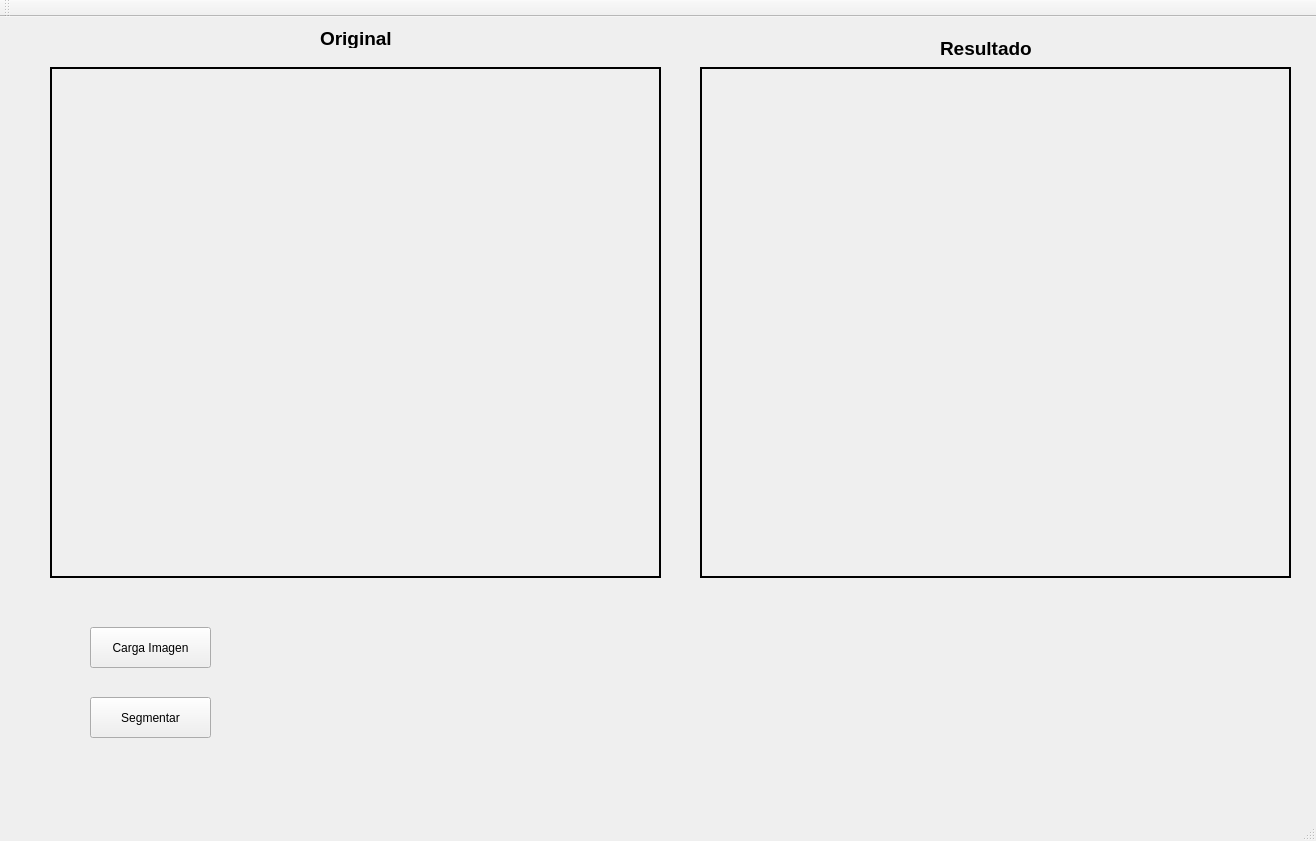
<?xml version="1.0" encoding="UTF-8"?>
<ui version="4.0">
 <class>Coral</class>
 <widget class="QMainWindow" name="Coral">
  <property name="geometry">
   <rect>
    <x>0</x>
    <y>0</y>
    <width>1316</width>
    <height>841</height>
   </rect>
  </property>
  <property name="windowTitle">
   <string>Coral</string>
  </property>
  <widget class="QWidget" name="centralWidget">
   <widget class="QPushButton" name="pushButton">
    <property name="geometry">
     <rect>
      <x>90</x>
      <y>610</y>
      <width>121</width>
      <height>41</height>
     </rect>
    </property>
    <property name="text">
     <string>Carga Imagen</string>
    </property>
   </widget>
   <widget class="QLabel" name="label">
    <property name="geometry">
     <rect>
      <x>50</x>
      <y>50</y>
      <width>611</width>
      <height>511</height>
     </rect>
    </property>
    <property name="frameShape">
     <enum>QFrame::WinPanel</enum>
    </property>
    <property name="text">
     <string/>
    </property>
    <property name="scaledContents">
     <bool>true</bool>
    </property>
   </widget>
   <widget class="QLabel" name="label_2">
    <property name="geometry">
     <rect>
      <x>700</x>
      <y>50</y>
      <width>591</width>
      <height>511</height>
     </rect>
    </property>
    <property name="frameShape">
     <enum>QFrame::WinPanel</enum>
    </property>
    <property name="text">
     <string/>
    </property>
    <property name="scaledContents">
     <bool>true</bool>
    </property>
   </widget>
   <widget class="QPushButton" name="pushButton_2">
    <property name="geometry">
     <rect>
      <x>90</x>
      <y>680</y>
      <width>121</width>
      <height>41</height>
     </rect>
    </property>
    <property name="text">
     <string>Segmentar</string>
    </property>
   </widget>
   <widget class="QLabel" name="label_3">
    <property name="geometry">
     <rect>
      <x>320</x>
      <y>10</y>
      <width>121</width>
      <height>21</height>
     </rect>
    </property>
    <property name="text">
     <string>&lt;html&gt;&lt;head/&gt;&lt;body&gt;&lt;p&gt;&lt;span style=&quot; font-size:14pt; font-weight:600;&quot;&gt;Original&lt;/span&gt;&lt;/p&gt;&lt;/body&gt;&lt;/html&gt;</string>
    </property>
    <property name="scaledContents">
     <bool>false</bool>
    </property>
   </widget>
   <widget class="QLabel" name="label_4">
    <property name="geometry">
     <rect>
      <x>940</x>
      <y>20</y>
      <width>121</width>
      <height>21</height>
     </rect>
    </property>
    <property name="text">
     <string>&lt;html&gt;&lt;head/&gt;&lt;body&gt;&lt;p&gt;&lt;span style=&quot; font-size:14pt; font-weight:600;&quot;&gt;Resultado&lt;/span&gt;&lt;/p&gt;&lt;/body&gt;&lt;/html&gt;</string>
    </property>
    <property name="scaledContents">
     <bool>false</bool>
    </property>
   </widget>
  </widget>
  <widget class="QMenuBar" name="menuBar">
   <property name="geometry">
    <rect>
     <x>0</x>
     <y>0</y>
     <width>1316</width>
     <height>26</height>
    </rect>
   </property>
  </widget>
  <widget class="QToolBar" name="mainToolBar">
   <attribute name="toolBarArea">
    <enum>TopToolBarArea</enum>
   </attribute>
   <attribute name="toolBarBreak">
    <bool>false</bool>
   </attribute>
  </widget>
  <widget class="QStatusBar" name="statusBar"/>
 </widget>
 <layoutdefault spacing="6" margin="11"/>
 <resources/>
 <connections/>
</ui>
